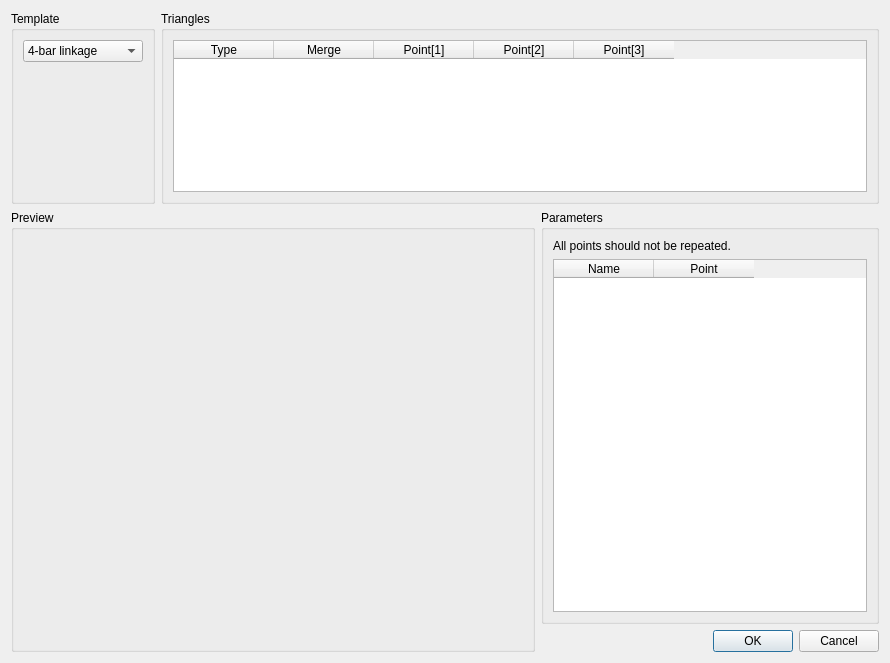
<?xml version="1.0" encoding="UTF-8"?>
<ui version="4.0">
 <class>Dialog</class>
 <widget class="QDialog" name="Dialog">
  <property name="geometry">
   <rect>
    <x>0</x>
    <y>0</y>
    <width>890</width>
    <height>663</height>
   </rect>
  </property>
  <property name="minimumSize">
   <size>
    <width>890</width>
    <height>663</height>
   </size>
  </property>
  <property name="maximumSize">
   <size>
    <width>890</width>
    <height>663</height>
   </size>
  </property>
  <property name="windowTitle">
   <string>Template</string>
  </property>
  <property name="windowIcon">
   <iconset resource="../../../icons.qrc">
    <normaloff>:/icons/TS.png</normaloff>:/icons/TS.png</iconset>
  </property>
  <property name="modal">
   <bool>true</bool>
  </property>
  <layout class="QVBoxLayout" name="verticalLayout_6">
   <item>
    <layout class="QHBoxLayout" name="horizontalLayout">
     <item>
      <widget class="QGroupBox" name="templatePanel">
       <property name="title">
        <string>Template</string>
       </property>
       <layout class="QVBoxLayout" name="verticalLayout_2">
        <item>
         <widget class="QComboBox" name="templateType">
          <property name="minimumSize">
           <size>
            <width>120</width>
            <height>0</height>
           </size>
          </property>
          <item>
           <property name="text">
            <string>4-bar linkage</string>
           </property>
          </item>
          <item>
           <property name="text">
            <string>8-bar linkage</string>
           </property>
          </item>
         </widget>
        </item>
        <item>
         <spacer name="verticalSpacer_2">
          <property name="orientation">
           <enum>Qt::Vertical</enum>
          </property>
          <property name="sizeHint" stdset="0">
           <size>
            <width>20</width>
            <height>40</height>
           </size>
          </property>
         </spacer>
        </item>
       </layout>
      </widget>
     </item>
     <item>
      <widget class="QGroupBox" name="trianglePanel">
       <property name="title">
        <string>Triangles</string>
       </property>
       <layout class="QVBoxLayout" name="verticalLayout_4">
        <item>
         <widget class="QTableWidget" name="triangleTable">
          <property name="editTriggers">
           <set>QAbstractItemView::NoEditTriggers</set>
          </property>
          <property name="selectionBehavior">
           <enum>QAbstractItemView::SelectRows</enum>
          </property>
          <property name="verticalScrollMode">
           <enum>QAbstractItemView::ScrollPerPixel</enum>
          </property>
          <property name="horizontalScrollMode">
           <enum>QAbstractItemView::ScrollPerPixel</enum>
          </property>
          <column>
           <property name="text">
            <string>Type</string>
           </property>
          </column>
          <column>
           <property name="text">
            <string>Merge</string>
           </property>
          </column>
          <column>
           <property name="text">
            <string>Point[1]</string>
           </property>
          </column>
          <column>
           <property name="text">
            <string>Point[2]</string>
           </property>
          </column>
          <column>
           <property name="text">
            <string>Point[3]</string>
           </property>
          </column>
         </widget>
        </item>
       </layout>
      </widget>
     </item>
    </layout>
   </item>
   <item>
    <layout class="QHBoxLayout" name="horizontalLayout_2">
     <item>
      <widget class="QGroupBox" name="previewPanel">
       <property name="title">
        <string>Preview</string>
       </property>
       <layout class="QVBoxLayout" name="verticalLayout">
        <item>
         <widget class="QLabel" name="templateImage">
          <property name="sizePolicy">
           <sizepolicy hsizetype="Fixed" vsizetype="Preferred">
            <horstretch>0</horstretch>
            <verstretch>0</verstretch>
           </sizepolicy>
          </property>
          <property name="minimumSize">
           <size>
            <width>500</width>
            <height>400</height>
           </size>
          </property>
          <property name="text">
           <string/>
          </property>
         </widget>
        </item>
        <item>
         <spacer name="verticalSpacer">
          <property name="orientation">
           <enum>Qt::Vertical</enum>
          </property>
          <property name="sizeHint" stdset="0">
           <size>
            <width>20</width>
            <height>40</height>
           </size>
          </property>
         </spacer>
        </item>
       </layout>
      </widget>
     </item>
     <item>
      <layout class="QVBoxLayout" name="verticalLayout_5">
       <item>
        <widget class="QGroupBox" name="Parameters">
         <property name="title">
          <string>Parameters</string>
         </property>
         <layout class="QVBoxLayout" name="verticalLayout_3">
          <item>
           <widget class="QLabel" name="label">
            <property name="text">
             <string>All points should not be repeated.</string>
            </property>
           </widget>
          </item>
          <item>
           <widget class="QTableWidget" name="parameterTable">
            <property name="editTriggers">
             <set>QAbstractItemView::NoEditTriggers</set>
            </property>
            <property name="selectionBehavior">
             <enum>QAbstractItemView::SelectRows</enum>
            </property>
            <property name="verticalScrollMode">
             <enum>QAbstractItemView::ScrollPerPixel</enum>
            </property>
            <property name="horizontalScrollMode">
             <enum>QAbstractItemView::ScrollPerPixel</enum>
            </property>
            <column>
             <property name="text">
              <string>Name</string>
             </property>
            </column>
            <column>
             <property name="text">
              <string>Point</string>
             </property>
            </column>
           </widget>
          </item>
         </layout>
        </widget>
       </item>
       <item>
        <widget class="QDialogButtonBox" name="buttonBox">
         <property name="standardButtons">
          <set>QDialogButtonBox::Cancel|QDialogButtonBox::Ok</set>
         </property>
        </widget>
       </item>
      </layout>
     </item>
    </layout>
   </item>
  </layout>
 </widget>
 <resources>
  <include location="../../../icons.qrc"/>
 </resources>
 <connections>
  <connection>
   <sender>buttonBox</sender>
   <signal>accepted()</signal>
   <receiver>Dialog</receiver>
   <slot>accept()</slot>
   <hints>
    <hint type="sourcelabel">
     <x>486</x>
     <y>433</y>
    </hint>
    <hint type="destinationlabel">
     <x>332</x>
     <y>277</y>
    </hint>
   </hints>
  </connection>
  <connection>
   <sender>buttonBox</sender>
   <signal>rejected()</signal>
   <receiver>Dialog</receiver>
   <slot>reject()</slot>
   <hints>
    <hint type="sourcelabel">
     <x>486</x>
     <y>433</y>
    </hint>
    <hint type="destinationlabel">
     <x>332</x>
     <y>277</y>
    </hint>
   </hints>
  </connection>
 </connections>
</ui>
